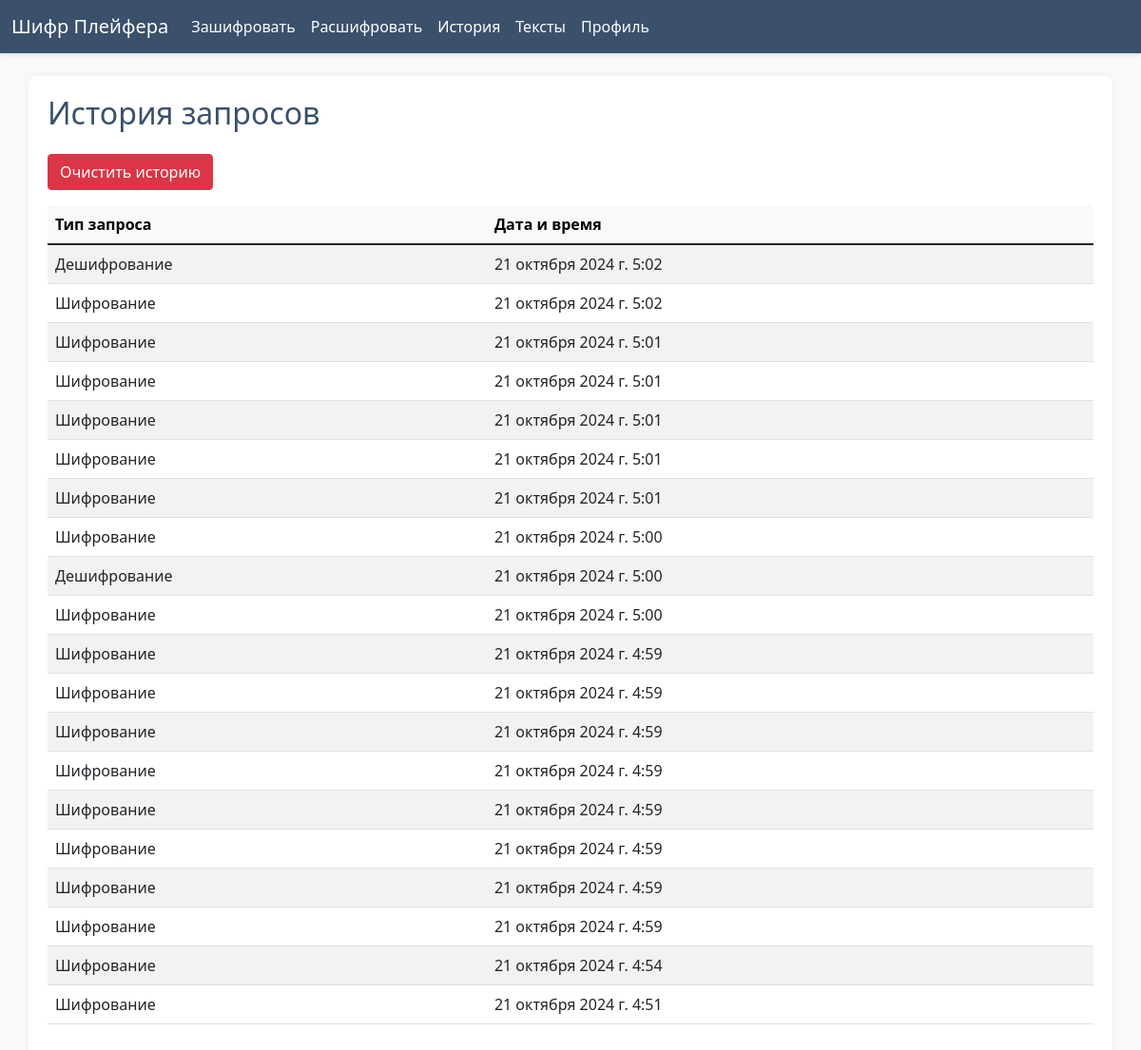
The page /history/ (signed in) on the database as committed earlier.
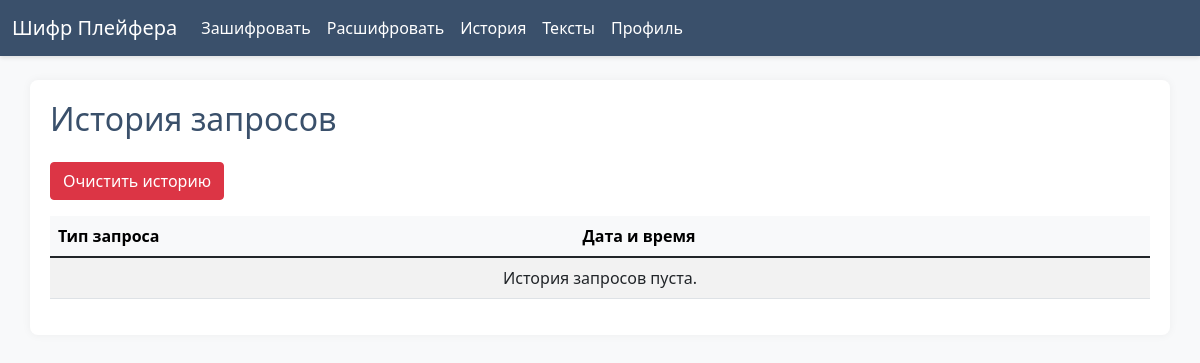
The same page on the database as committed later.
### cipher/models.py (models this page shows)
class RequestHistory(models.Model):
    user = models.ForeignKey(User, on_delete=models.CASCADE)
    request_type = models.CharField(max_length=50)
    timestamp = models.DateTimeField(auto_now_add=True)

### cipher/views.py (the view)
# urls.py: path('history/', views.history_page, name='history_page'),
@login_required
def history_page(request):
    history = RequestHistory.objects.filter(user=request.user).order_by('-timestamp')
    return render(request, 'cipher/history.html', {'history': history})

### cipher/templates/cipher/history.html (shortened to what this page needs)
{% extends 'cipher/base.html' %}
{% block content %}
<h2 class="mb-4">История запросов</h2>
<button id="clear-history" class="btn btn-danger mb-3">Очистить историю</button>
<div class="table-responsive">
    <table class="table table-striped table-hover">
        <thead class="table-light">
            <tr>
                <th>Тип запроса</th>
                <th>Дата и время</th>
            </tr>
        </thead>
        <tbody>
        {% for item in history %}
            <tr>
                <td>{{ item.request_type }}</td>
                <td>{{ item.timestamp }}</td>
            </tr>
        {% empty %}
            <tr>
                <td colspan="2" class="text-center">История запросов пуста.</td>
            </tr>
        {% endfor %}
        </tbody>
    </table>
</div>
{% endblock %}

### cipher/templates/cipher/base.html (shortened to what this page needs)
<!DOCTYPE html>
<html lang="ru">
<head>
    <link href="https://cdn.jsdelivr.net/npm/bootstrap@5.1.3/dist/css/bootstrap.min.css" rel="stylesheet">
</head>
<body>
    <nav class="navbar navbar-expand-lg navbar-dark fixed-top">
        <div class="container-fluid">
            <a class="navbar-brand" href="/">Шифр Плейфера</a>
            <div class="collapse navbar-collapse" id="navbarNav">
                <ul class="navbar-nav">
                    {% if user.is_authenticated %}
                        <li class="nav-item"><a class="nav-link" href="/encrypt">Зашифровать</a></li>
                        <li class="nav-item"><a class="nav-link" href="/decrypt">Расшифровать</a></li>
                        <li class="nav-item"><a class="nav-link" href="/history">История</a></li>
                        <li class="nav-item"><a class="nav-link" href="{% url 'text_list' %}">Тексты</a></li>
                        <li class="nav-item"><a class="nav-link" href="{% url 'profile' %}">Профиль</a></li>
                    {% else %}
                        <li class="nav-item"><a class="nav-link" href="{% url 'login' %}">Вход</a></li>
                        <li class="nav-item"><a class="nav-link" href="{% url 'register' %}">Регистрация</a></li>
                    {% endif %}
                </ul>
            </div>
        </div>
    </nav>
    <div class="container">
        {% block content %}{% endblock %}
    </div>
</body>
</html>

### cipher/templates/cipher/base.html (style rules this page uses)
body { font-family: 'Segoe UI', Tahoma, Geneva, Verdana, sans-serif; background-color: #f8f9fa; color: #333; padding-top: 60px; }
.navbar { background-color: #3a506b; box-shadow: 0 2px 4px rgba(0,0,0,.1); }
.navbar-brand, .nav-link { color: #ffffff !important; transition: color 0.3s ease; }
.container { background-color: #ffffff; border-radius: 8px; box-shadow: 0 0 10px rgba(0,0,0,.05); padding: 20px; margin-top: 20px; }
h1, h2, h3 { color: #3a506b; }

Rows that differ between the two databases and show on the page:
removed RequestHistory: request_type "Дешифрование", timestamp "21 октября 2024 г. 5:02"
removed RequestHistory: request_type "Шифрование", timestamp "21 октября 2024 г. 5:02"
removed RequestHistory: request_type "Шифрование", timestamp "21 октября 2024 г. 5:01"
removed RequestHistory: request_type "Шифрование", timestamp "21 октября 2024 г. 5:01"
removed RequestHistory: request_type "Шифрование", timestamp "21 октября 2024 г. 5:01"
removed RequestHistory: request_type "Шифрование", timestamp "21 октября 2024 г. 5:01"
removed RequestHistory: request_type "Шифрование", timestamp "21 октября 2024 г. 5:01"
removed RequestHistory: request_type "Шифрование", timestamp "21 октября 2024 г. 5:00"
removed RequestHistory: request_type "Дешифрование", timestamp "21 октября 2024 г. 5:00"
removed RequestHistory: request_type "Шифрование", timestamp "21 октября 2024 г. 5:00"
removed RequestHistory: request_type "Шифрование", timestamp "21 октября 2024 г. 4:59"
removed RequestHistory: request_type "Шифрование", timestamp "21 октября 2024 г. 4:59"
removed RequestHistory: request_type "Шифрование", timestamp "21 октября 2024 г. 4:59"
removed RequestHistory: request_type "Шифрование", timestamp "21 октября 2024 г. 4:59"
removed RequestHistory: request_type "Шифрование", timestamp "21 октября 2024 г. 4:59"
removed RequestHistory: request_type "Шифрование", timestamp "21 октября 2024 г. 4:59"
removed RequestHistory: request_type "Шифрование", timestamp "21 октября 2024 г. 4:59"
removed RequestHistory: request_type "Шифрование", timestamp "21 октября 2024 г. 4:59"
removed RequestHistory: request_type "Шифрование", timestamp "21 октября 2024 г. 4:54"
removed RequestHistory: request_type "Шифрование", timestamp "21 октября 2024 г. 4:51"
Other text that changed with them:
text now shown: "История запросов пуста."
